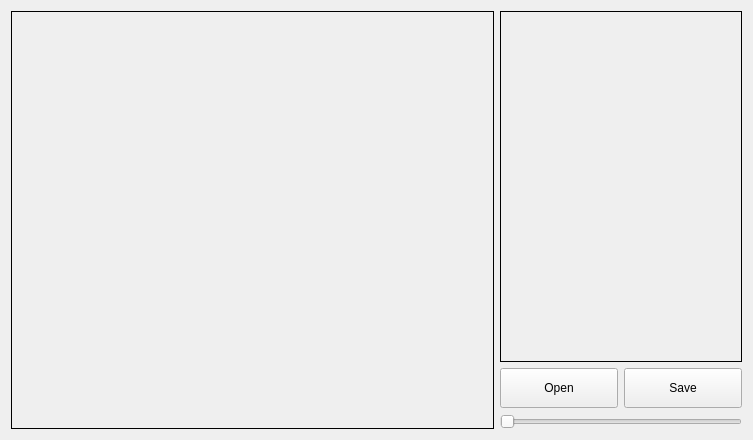
<?xml version="1.0" encoding="UTF-8"?>
<ui version="4.0">
 <class>frameImageView</class>
 <widget class="QWidget" name="frameImageView">
  <property name="geometry">
   <rect>
    <x>0</x>
    <y>0</y>
    <width>753</width>
    <height>440</height>
   </rect>
  </property>
  <property name="windowTitle">
   <string>Form</string>
  </property>
  <layout class="QHBoxLayout" name="horizontalLayout" stretch="2,1">
   <item>
    <widget class="QLabel" name="labelImageDst">
     <property name="frameShape">
      <enum>QFrame::Box</enum>
     </property>
     <property name="text">
      <string/>
     </property>
    </widget>
   </item>
   <item>
    <layout class="QVBoxLayout" name="verticalLayout">
     <item>
      <widget class="QLabel" name="labelImageSrc">
       <property name="frameShape">
        <enum>QFrame::Box</enum>
       </property>
       <property name="text">
        <string/>
       </property>
      </widget>
     </item>
     <item>
      <layout class="QHBoxLayout" name="horizontalLayout_2">
       <item>
        <widget class="QPushButton" name="pushButtonOpen">
         <property name="minimumSize">
          <size>
           <width>0</width>
           <height>40</height>
          </size>
         </property>
         <property name="text">
          <string>Open</string>
         </property>
        </widget>
       </item>
       <item>
        <widget class="QPushButton" name="pushButtonSave">
         <property name="minimumSize">
          <size>
           <width>0</width>
           <height>40</height>
          </size>
         </property>
         <property name="text">
          <string>Save</string>
         </property>
        </widget>
       </item>
      </layout>
     </item>
     <item>
      <widget class="QSlider" name="horizontalSlider">
       <property name="maximum">
        <number>10</number>
       </property>
       <property name="pageStep">
        <number>1</number>
       </property>
       <property name="orientation">
        <enum>Qt::Horizontal</enum>
       </property>
      </widget>
     </item>
    </layout>
   </item>
  </layout>
 </widget>
 <resources/>
 <connections/>
</ui>
